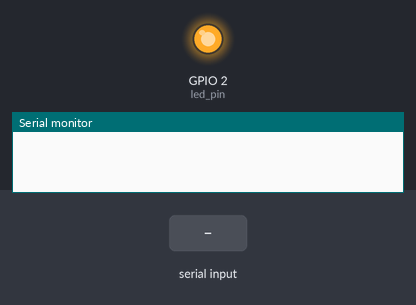
Recording of a sketch running on a simulated ESP32. Shown: output pins drawn as LEDs (lit = HIGH), the last lines printed to the serial monitor. Dashed ring = blinking. The test bench sets the inputs (shaded band).

Above: at 1.2 s.
1.3 s: "delay 90\n" received over Serial
At 1.9 s:
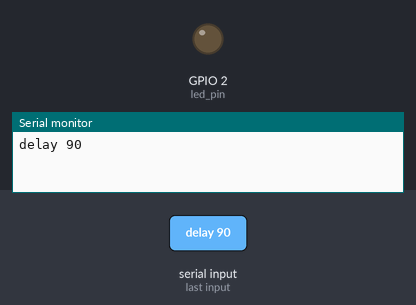
4.3 s: "delay \n" received over Serial
At 4.56 s:
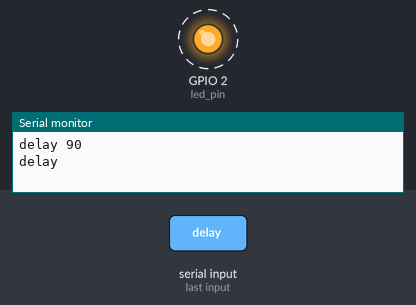
7.3 s: "90,45\n" received over Serial
Timing chart, 0 to 16.3 s (numbered marks = the images above; inputs shaded):
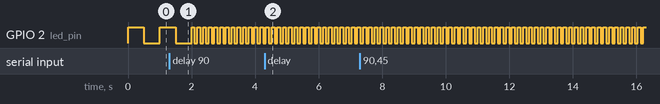

The sketch:

queue_task.ino
```cpp
#if CONFIG_FREERTOS_UNICORE
  static const BaseType_t app_cpu = 0;
#else
  static const BaseType_t app_cpu = 1;
#endif

static const int led_pin = 2;
static const int blink_limit = 100;

// fixed-size message so it can be copied by value through queue2
struct Message
{
  char body[20];
};

QueueHandle_t queue1; // ints: new blink delay in ms (task1 -> task2)
QueueHandle_t queue2; // Message: text for the terminal (task2 -> task1)

// task1: CLI
// - prints new messages from queue2 to the serial terminal
// - echoes serial input back to the terminal
// - input "delay xxx" sends xxx to queue1
void task1(void * params)
{
  Message received;
  while (1)
  {
    // is there something in queue2? (non-blocking)
    if (xQueueReceive(queue2, &received, 0) == pdTRUE)
    {
      Serial.println(received.body);
    }

    // is there a line waiting on the serial terminal?
    if (Serial.available() > 0)
    {
      String input = Serial.readStringUntil('\n');
      input.trim(); // strip '\r' and spaces
      Serial.println(input); // echo

      if (input.startsWith("delay "))
      {
        int num = input.substring(6).toInt(); // parse from the line, not from Serial
        if (num > 0)
        {
          if (xQueueSend(queue1, &num, pdMS_TO_TICKS(5)) != pdTRUE)
          {
            Serial.println("queue is full");
          }
        }
      }
    }

    vTaskDelay(pdMS_TO_TICKS(10)); // yield so the idle task / watchdog can run
  }
}

// task2: blink the LED
// - monitors queue1 for a new delay value and updates the local variable
// - every 100 blinks, sends "Blinked" to queue2
void task2(void * params)
{
  int blink_delay = 500; // default ms
  int count = 0;
  Message msg;
  strcpy(msg.body, "Blinked");

  while (1)
  {
    // pick up a new delay if one arrived (non-blocking)
    int new_delay;
    if (xQueueReceive(queue1, &new_delay, 0) == pdTRUE)
    {
      blink_delay = new_delay;
    }

    digitalWrite(led_pin, HIGH);
    vTaskDelay(pdMS_TO_TICKS(blink_delay));
    digitalWrite(led_pin, LOW);
    vTaskDelay(pdMS_TO_TICKS(blink_delay));

    count++;
    if (count >= blink_limit)
    {
      count = 0;
      if (xQueueSend(queue2, &msg, 0) != pdTRUE)
      {
        Serial.println("queue2 full");
      }
    }
  }
}

void setup() {
  Serial.begin(115200);
  pinMode(led_pin, OUTPUT);

  queue1 = xQueueCreate(5, sizeof(int));
  queue2 = xQueueCreate(5, sizeof(Message));

  xTaskCreatePinnedToCore(task1, "CLI", 4096, NULL, 1, NULL, app_cpu);
  xTaskCreatePinnedToCore(task2, "Blink", 2048, NULL, 1, NULL, app_cpu);
}

void loop() {
}
```

Measured:
- by itself, GPIO 2 (led_pin): alternates HIGH for 0.09 s and LOW for 0.09 s
